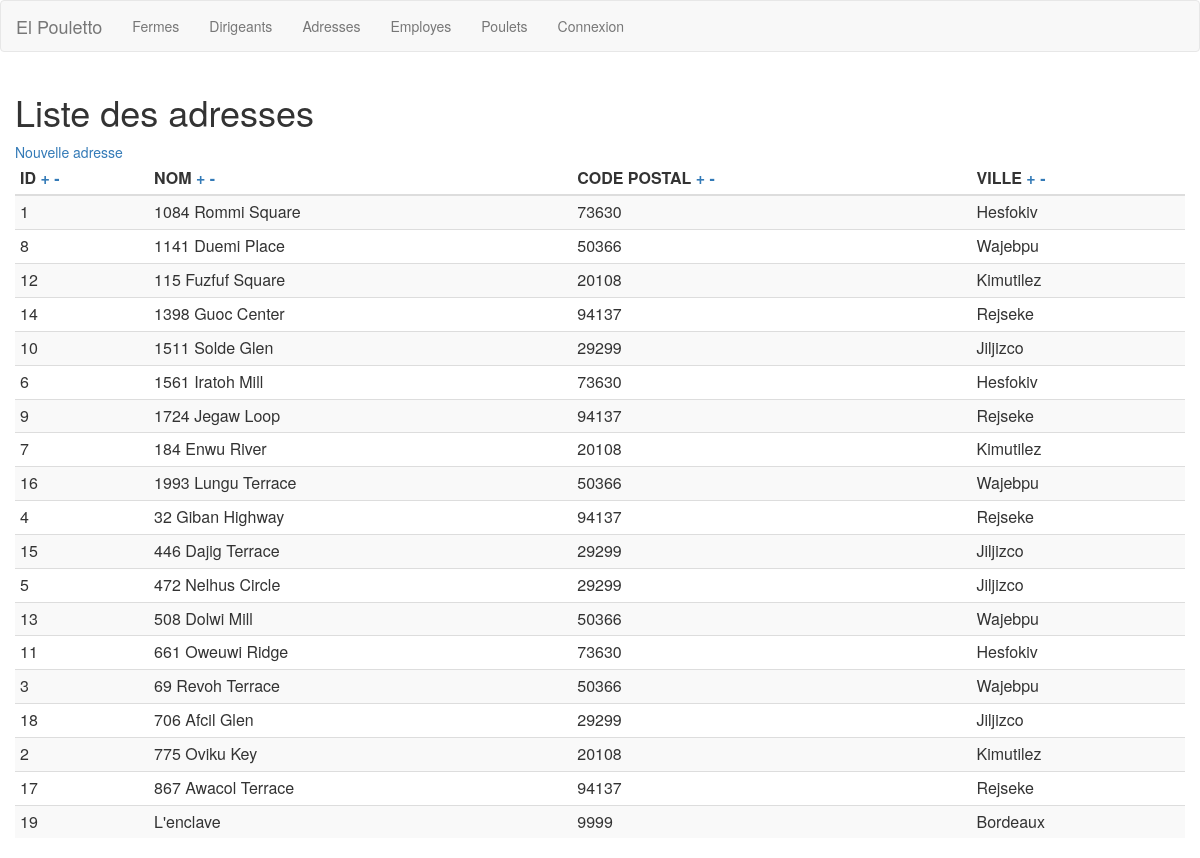
The app's page /adresses.php with its own data.
### tables this page shows
CREATE TABLE `adresses` (
  `id` int(11) NOT NULL AUTO_INCREMENT,
  `nom` varchar(50) NOT NULL,
  `cp` varchar(10) NOT NULL,
  `ville` varchar(50) NOT NULL,
  PRIMARY KEY (`id`)
);

### includes/fonction.php (called while the page is built, shortened)
<?php
function testOrderBy($listeDeChamps, $champParDefaut, $directionParDefaut){
    return [$champParDefaut, $directionParDefaut]; }

### adresses.php (the view, shortened to what this page needs)
<?php
require_once('includes/db.php');
require_once('includes/fonction.php');
include ('parties/header.php');
$champsTriables= ['id', 'nom', 'cp', 'ville'];
$ordreDeTri = testOrderBy($champsTriables, 'nom', 'ASC');
$ordreChamp = $ordreDeTri[0];
$ordreDirection = $ordreDeTri[1];
$sql = "SELECT * FROM adresses ORDER BY $ordreChamp $ordreDirection";
$resultats = mysqli_query($connection, $sql);
?>
<a href="adresses_new.php">Nouvelle adresse</a>
    <table class="table table-condensed table-striped table-hover">
      <thead>
        <tr>
          <th>ID
		  <a href="adresses.php?order=id&amp;direction=ASC">+</a>
		  <a href="adresses.php?order=id&amp;direction=DESC">-</a>
		  </th>
          <th>NOM
		  <a href="adresses.php?order=nom&amp;direction=ASC">+</a>
		  <a href="adresses.php?order=nom&amp;direction=DESC">-</a>
		  </th>
          <th>CODE POSTAL
		  <a href="adresses.php?order=cp&amp;direction=ASC">+</a>
		  <a href="adresses.php?order=cp&amp;direction=DESC">-</a>
		  </th>
          <th>VILLE
		  <a href="adresses.php?order=ville&amp;direction=ASC">+</a>
          <a href="adresses.php?order=ville&amp;direction=DESC">-</a>
		  </th>
        </tr>
      </thead>
      <tbody>
        <?php
        if(mysqli_num_rows($resultats) === 0):
          echo "Il n'y a pas d'enregistrements";
        else:
          while($ligne = mysqli_fetch_assoc($resultats)):
          ?>
          <tr>
            <td><?= $ligne['id'] ?></td>
            <td><?= $ligne['nom'] ?></td>
            <td><?= $ligne['cp'] ?></td>
            <td><?= $ligne['ville'] ?></td>
          </tr>
          <?php
          endwhile;
        endif;
        ?>
      </tbody>
    </table>
<?php
include ("parties/footer.php");
 ?>

### records on screen
adresses: id "1", nom "1084 Rommi Square", cp "73630", ville "Hesfokiv"
adresses: id "8", nom "1141 Duemi Place", cp "50366", ville "Wajebpu"
adresses: id "12", nom "115 Fuzfuf Square", cp "20108", ville "Kimutilez"
adresses: id "14", nom "1398 Guoc Center", cp "94137", ville "Rejseke"
adresses: id "10", nom "1511 Solde Glen", cp "29299", ville "Jiljizco"
adresses: id "6", nom "1561 Iratoh Mill", cp "73630", ville "Hesfokiv"
adresses: id "9", nom "1724 Jegaw Loop", cp "94137", ville "Rejseke"
adresses: id "7", nom "184 Enwu River", cp "20108", ville "Kimutilez"
adresses: id "16", nom "1993 Lungu Terrace", cp "50366", ville "Wajebpu"
adresses: id "4", nom "32 Giban Highway", cp "94137", ville "Rejseke"
adresses: id "15", nom "446 Dajig Terrace", cp "29299", ville "Jiljizco"
adresses: id "5", nom "472 Nelhus Circle", cp "29299", ville "Jiljizco"
adresses: id "13", nom "508 Dolwi Mill", cp "50366", ville "Wajebpu"
adresses: id "11", nom "661 Oweuwi Ridge", cp "73630", ville "Hesfokiv"
adresses: id "3", nom "69 Revoh Terrace", cp "50366", ville "Wajebpu"
adresses: id "18", nom "706 Afcil Glen", cp "29299", ville "Jiljizco"
adresses: id "2", nom "775 Oviku Key", cp "20108", ville "Kimutilez"
adresses: id "17", nom "867 Awacol Terrace", cp "94137", ville "Rejseke"
adresses: id "19", nom "L'enclave", cp "9999", ville "Bordeaux"

### other values on screen
$titrepage "Liste des adresses"
